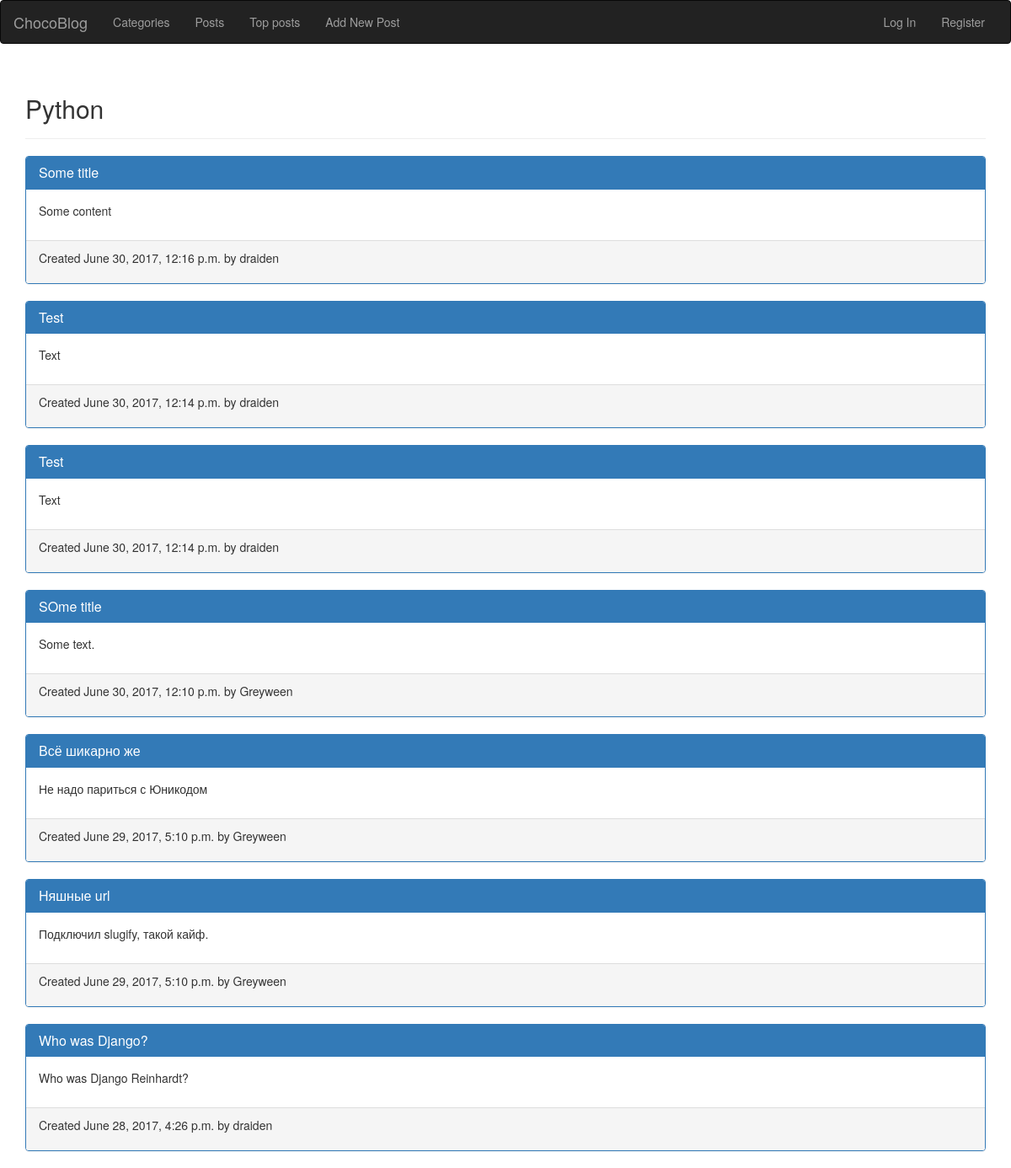
Page /blog/categories/python/ on the committed database.
### blog/models.py (models this page shows, shortened)
class Category(models.Model):
	name = models.CharField(max_length=250, null=False, unique=True)
	slug = models.SlugField(max_length=250, unique=True)
	created = models.DateTimeField(auto_now_add=True)
	class Meta:
		verbose_name_plural = 'Categories'

class Post(models.Model):
	title = models.CharField(max_length=250)
	slug = models.SlugField(max_length=250, unique_for_date='created')
	body = models.TextField()
	picture = models.ImageField(blank=True, upload_to='post_images')
	ratio = models.IntegerField(default=0)
	created = models.DateTimeField(auto_now_add=True)
	updated = models.DateTimeField(auto_now=True)
	author = models.ForeignKey(User, related_name='blog_posts')
	category = models.ForeignKey(Category, related_name='posts')
	class Meta:
		ordering = ('-created',)
	def get_absolute_url(self):
		return reverse('blog:post_detail',
									 args=[self.created.year,
												 self.created.strftime('%m'),
												 self.created.strftime('%d'),
												 self.slug])

### blog/views.py (the view)
# urls.py: url(r'^categories/(?P<category>[-\w]+)/$', views.category_detail, name='category_detail'),
def category_detail(request, category):
	category = get_object_or_404(Category, slug=category)
	posts = category.posts.all()
	return render(request,
								'blog/category/detail.html',
								{'category': category,
								 'posts': posts})

### blog/templates/blog/category/detail.html (shortened to what this page needs)
{% extends 'base.html' %}
{% block content %}
	<div class="page-header">
		<h2>{{ category.name }}</h1>
	</div>
	{% include 'blog/posts.html' %}
{% endblock %}

### blog/templates/blog/posts.html
{% for post in posts %}
<div class="panel panel-primary">
  <div class="panel-heading">
    <h3 class="panel-title">
    	<a href="{{ post.get_absolute_url }}">
				{{ post.title }}
			</a>
    </h3>
  </div>
  <div class="panel-body">
		{{ post.body|truncatewords:30|linebreaks }}
  </div>
  <div class="panel-footer">
  	<p>Created {{ post.created }} by {{ post.author }}</p>
	</div>
</div>
{% endfor %}

### rows in the picture
Category: name "Python"
Post: title "Some title", body "Some content", created "June 30, 2017, 12:16 p.m.", author "draiden"
Post: title "Test", body "Text", created "June 30, 2017, 12:14 p.m.", author "draiden"
Post: title "Test", body "Text", created "June 30, 2017, 12:14 p.m.", author "draiden"
Post: title "SOme title", body "Some text.", created "June 30, 2017, 12:10 p.m.", author "Greyween"
Post: title "Всё шикарно же", body "Не надо париться с Юникодом", created "June 29, 2017, 5:10 p.m.", author "Greyween"
Post: title "Няшные url", body "Подключил slugify, такой кайф.", created "June 29, 2017, 5:10 p.m.", author "Greyween"
Post: title "Who was Django?", body "Who was Django Reinhardt?", created "June 28, 2017, 4:26 p.m.", author "draiden"
